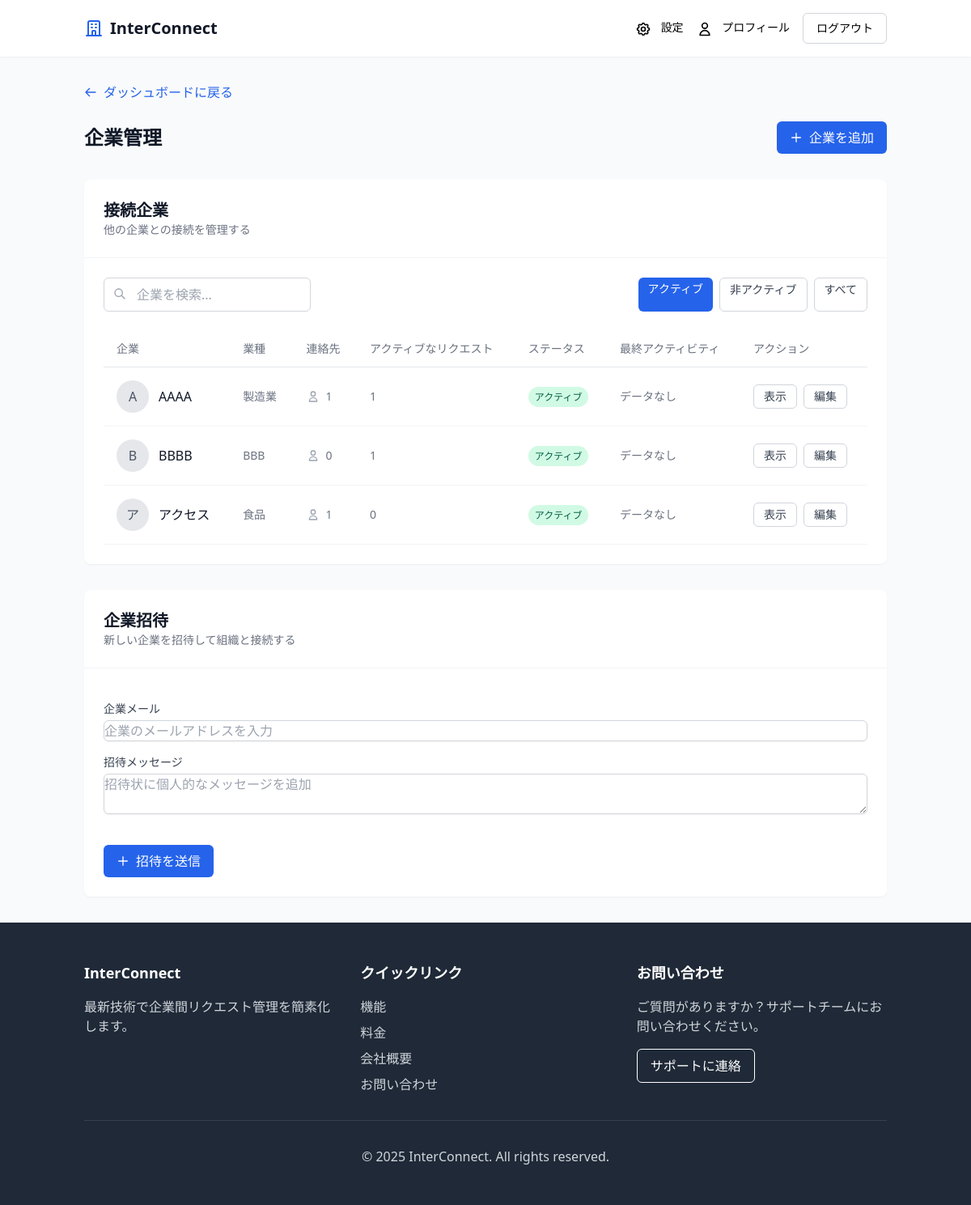
The app's page /companies/?status=active (signed in) with its own data.
### core/models.py (models this page shows, shortened)
class Company(models.Model):
    name = models.CharField(max_length=100)
    industry = models.CharField(max_length=100)
    email = models.EmailField()
    phone = models.CharField(max_length=20, blank=True)
    address = models.TextField(blank=True)
    status = models.CharField(max_length=20, choices=(
        ('active', 'アクティブ'),
        ('inactive', '非アクティブ'),
        ('pending', '保留中'),
    ), default='active')
    created_at = models.DateTimeField(auto_now_add=True)
    updated_at = models.DateTimeField(auto_now=True)

### core/views.py (the view)
# urls.py: path('companies/', views.company_list, name='company_list'),
@login_required
def company_list(request):
    user = request.user
    company = user.company
    connected_companies = Company.objects.filter(
        Q(sent_requests__receiver_company=company) |
        Q(received_requests__sender_company=company)
    ).distinct().annotate(
        contact_count=Count('employees', distinct=True),
        active_request_count=Count('received_requests',
                                  filter=~Q(received_requests__status__in=['completed', 'rejected']),
                                  distinct=True)
    )
    status_filter = request.GET.get('status', 'all')
    search_query = request.GET.get('search', '')
    if status_filter != 'all':
        connected_companies = connected_companies.filter(status=status_filter)
    if search_query:
        connected_companies = connected_companies.filter(
            Q(name__icontains=search_query) |
            Q(industry__icontains=search_query)
        )
    context = {
        'companies': connected_companies,
        'status_filter': status_filter,
        'search_query': search_query,
    }
    return render(request, 'companies/list.html', context)

### core/templates/companies/list.html (shortened to what this page needs)
{% extends 'base.html' %}
{% block content %}
<div class="mb-6">
    <a href="{% url 'dashboard' %}" class="flex items-center text-blue-600 hover:text-blue-800">
        <svg xmlns="http://www.w3.org/2000/svg" class="h-4 w-4 mr-2" fill="none" viewBox="0 0 24 24" stroke="currentColor">
            <path stroke-linecap="round" stroke-linejoin="round" stroke-width="2" d="M10 19l-7-7m0 0l7-7m-7 7h18" />
        </svg>
        ダッシュボードに戻る
    </a>
</div>
<div class="flex justify-between items-center mb-8">
    <h2 class="text-2xl font-bold text-gray-900">企業管理</h2>
    <a href="{% url 'company_new' %}" class="px-4 py-2 bg-blue-600 text-white rounded-md hover:bg-blue-700 flex items-center">
        <svg xmlns="http://www.w3.org/2000/svg" class="h-4 w-4 mr-2" fill="none" viewBox="0 0 24 24" stroke="currentColor">
            <path stroke-linecap="round" stroke-linejoin="round" stroke-width="2" d="M12 4v16m8-8H4" />
        </svg>
        企業を追加
    </a>
</div>
<div class="bg-white rounded-lg shadow-sm">
    <div class="p-6 border-b border-gray-100">
        <h3 class="text-xl font-semibold text-gray-900">接続企業</h3>
        <p class="text-sm text-gray-500">他の企業との接続を管理する</p>
    </div>
    <div class="p-6">
        <div class="flex justify-between mb-6">
            <div class="relative w-64">
                <form method="get" action="{% url 'company_list' %}">
                    <svg xmlns="http://www.w3.org/2000/svg" class="absolute left-3 top-3 h-4 w-4 text-gray-400" fill="none" viewBox="0 0 24 24" stroke="currentColor">
                        <path stroke-linecap="round" stroke-linejoin="round" stroke-width="2" d="M21 21l-6-6m2-5a7 7 0 11-14 0 7 7 0 0114 0z" />
                    </svg>
                    <input type="text" name="search" value="{{ search_query }}" placeholder="企業を検索..." class="pl-10 pr-4 py-2 w-full border border-gray-300 rounded-md focus:outline-none focus:ring-2 focus:ring-blue-500 focus:border-transparent">
                </form>
            </div>
            <div class="flex space-x-2" hx-boost="true">
                <a href="{% url 'company_list' %}?status=active" class="px-3 py-1 text-sm font-medium {% if status_filter == 'active' %}bg-blue-600 text-white{% else %}bg-white text-gray-700 border border-gray-300{% endif %} rounded-md">
                    アクティブ
                </a>
                <a href="{% url 'company_list' %}?status=inactive" class="px-3 py-1 text-sm font-medium {% if status_filter == 'inactive' %}bg-blue-600 text-white{% else %}bg-white text-gray-700 border border-gray-300{% endif %} rounded-md">
                    非アクティブ
                </a>
                <a href="{% url 'company_list' %}" class="px-3 py-1 text-sm font-medium {% if status_filter == 'all' or not status_filter %}bg-blue-600 text-white{% else %}bg-white text-gray-700 border border-gray-300{% endif %} rounded-md">
                    すべて
                </a>
            </div>
        </div>
        <div class="overflow-x-auto">
            <table class="w-full">
                <thead>
                    <tr class="border-b border-gray-200">
                        <th class="px-4 py-3 text-left text-sm font-medium text-gray-500">企業</th>
                        <th class="px-4 py-3 text-left text-sm font-medium text-gray-500">業種</th>
                        <th class="px-4 py-3 text-left text-sm font-medium text-gray-500">連絡先</th>
                        <th class="px-4 py-3 text-left text-sm font-medium text-gray-500">アクティブなリクエスト</th>
                        <th class="px-4 py-3 text-left text-sm font-medium text-gray-500">ステータス</th>
                        <th class="px-4 py-3 text-left text-sm font-medium text-gray-500">最終アクティビティ</th>
                        <th class="px-4 py-3 text-left text-sm font-medium text-gray-500">アクション</th>
                    </tr>
                </thead>
                <tbody>
                    {% for company in companies %}
                    <tr class="border-b border-gray-100 hover:bg-gray-50">
                        <td class="px-4 py-4">
                            <div class="flex items-center">
                                <div class="w-10 h-10 rounded-full bg-gray-200 flex items-center justify-center text-gray-600 font-medium mr-3">
                                    {{ company.name.0 }}
                                </div>
                                <div>
                                    <p class="font-medium text-gray-900">{{ company.name }}</p>
                                </div>
                            </div>
                        </td>
                        <td class="px-4 py-4 text-sm text-gray-500">{{ company.industry }}</td>
                        <td class="px-4 py-4 text-sm text-gray-500">
                            <div class="flex items-center">
                                <svg xmlns="http://www.w3.org/2000/svg" class="h-4 w-4 mr-2 text-gray-400" fill="none" viewBox="0 0 24 24" stroke="currentColor">
                                    <path stroke-linecap="round" stroke-linejoin="round" stroke-width="2" d="M16 7a4 4 0 11-8 0 4 4 0 018 0zM12 14a7 7 0 00-7 7h14a7 7 0 00-7-7z" />
                                </svg>
                                {{ company.contact_count }}
                            </div>
                        </td>
                        <td class="px-4 py-4 text-sm text-gray-500">{{ company.active_request_count }}</td>
                        <td class="px-4 py-4 text-sm">
                            {% if company.status == 'active' %}
                            <span class="px-2 py-1 rounded-full text-xs font-medium bg-green-100 text-green-800">アクティブ</span>
                            {% elif company.status == 'inactive' %}
                            <span class="px-2 py-1 rounded-full text-xs font-medium bg-gray-100 text-gray-800">非アクティブ</span>
                            {% elif company.status == 'pending' %}
                            <span class="px-2 py-1 rounded-full text-xs font-medium bg-amber-100 text-amber-800">保留中</span>
                            {% endif %}
                        </td>
                        <td class="px-4 py-4 text-sm text-gray-500">
                            {% with activity=company.activities.first %}
                            {% if activity %}
                                {{ activity.created_at|timesince }}前
                            {% else %}
                                データなし
                            {% endif %}
                            {% endwith %}
                        </td>
                        <td class="px-4 py-4 text-sm">
                            <div class="flex space-x-2">
                                <a href="{% url 'company_detail' company.id %}" class="px-3 py-1 text-sm font-medium text-gray-700 bg-white border border-gray-300 rounded-md hover:bg-gray-50">
                                    表示
                                </a>
                                <a href="{% url 'company_edit' company.id %}" class="px-3 py-1 text-sm font-medium text-gray-700 bg-white border border-gray-300 rounded-md hover:bg-gray-50">
                                    編集
                                </a>
                            </div>
                        </td>
                    </tr>
                    {% empty %}
                    <tr>
                        <td colspan="7" class="px-4 py-8 text-center text-gray-500">
                            接続企業はありません
                        </td>
                    </tr>
                    {% endfor %}
                </tbody>
            </table>
        </div>
    </div>
</div>
<div class="bg-white rounded-lg shadow-sm mt-8">
    <div class="p-6 border-b border-gray-100">
        <h3 class="text-xl font-semibold text-gray-900">企業招待</h3>
        <p class="text-sm text-gray-500">新しい企業を招待して組織と接続する</p>
    </div>
    <div class="p-6">
        <form method="post" action="{% url 'company_invite' %}" class="space-y-4">
            <div>
                <label for="company-email" class="block text-sm font-medium text-gray-700 mb-1">企業メール</label>
                <input type="email" id="company-email" name="email" required placeholder="企業のメールアドレスを入力" class="w-full border border-gray-300 rounded-md shadow-sm focus:border-blue-500 focus:ring-blue-500">
            </div>
            <div>
                <label for="message" class="block text-sm font-medium text-gray-700 mb-1">招待メッセージ</label>
                <textarea id="message" name="message" placeholder="招待状に個人的なメッセージを追加" class="w-full min-h-[100px] border border-gray-300 rounded-md shadow-sm focus:border-blue-500 focus:ring-blue-500"></textarea>
            </div>
            <div class="pt-4">
                <button type="submit" class="px-4 py-2 bg-blue-600 text-white rounded-md hover:bg-blue-700 flex items-center">
                    <svg xmlns="http://www.w3.org/2000/svg" class="h-4 w-4 mr-2" fill="none" viewBox="0 0 24 24" stroke="currentColor">
                        <path stroke-linecap="round" stroke-linejoin="round" stroke-width="2" d="M12 4v16m8-8H4" />
                    </svg>
                    招待を送信
                </button>
            </div>
        </form>
    </div>
</div>
{% endblock %}

### records on screen
Company: name.0 "A", name "AAAA", industry "製造業", contact_count "1", active_request_count "1", status "アクティブ"
Company: name.0 "B", name "BBBB", industry "BBB", contact_count "0", active_request_count "1", status "アクティブ"
Company: name.0 "ア", name "アクセス", industry "食品", contact_count "1", active_request_count "0", status "アクティブ"
